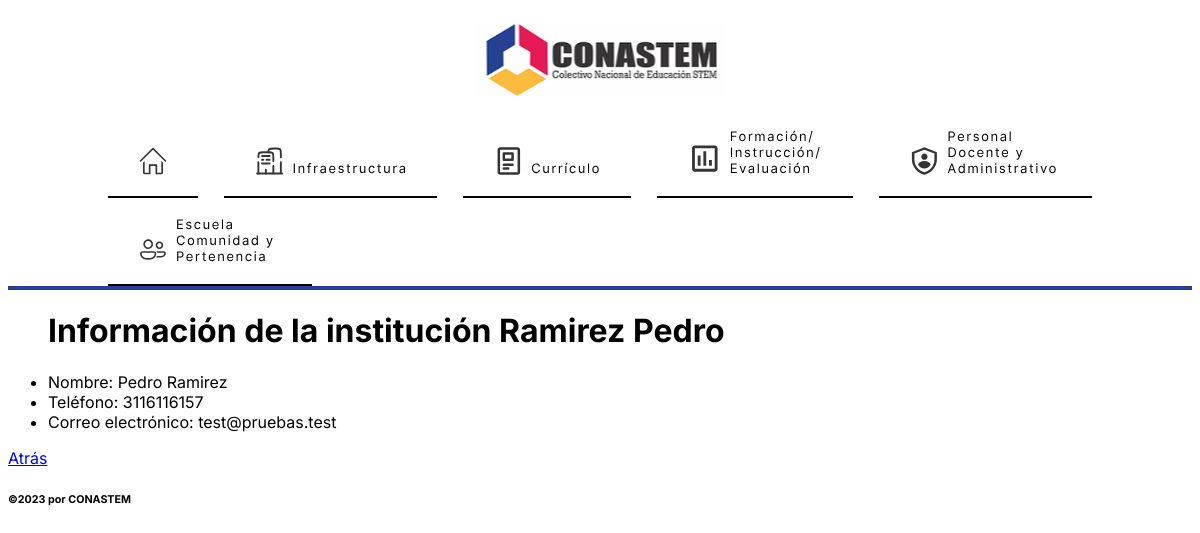
The app's page /database/responsables/1 with its own data.
### DataBase/models/Person_Responsable.py (models this page shows, shortened)
class PersonResponsable (models.Model):
      first_name=models.CharField(max_length=100, help_text="Ingrese primer nombre")
      last_name=models.CharField(max_length=100, help_text="Ingrese primer apellido")
      phone_number=models.CharField(max_length=15, help_text= "+XX XXX XX XX")
      email=models.EmailField(max_length=200)
      def __str__(self):
            return self.last_name +" "+ self.first_name
      class Meta:
            verbose_name = ("Formulario de registro de responsables")
            verbose_name_plural = ("Formulario de registro de responsables")

### DataBase/views/General/views.py (the view)
# urls.py: path("responsables/<int:pk>", views.PersonResponsableDetail .as_view(), name="responsable_detail"),
class PersonResponsableDetail(generic.DetailView):
    model = PersonResponsable
    context_object_name = 'responsable_detail'
    template_name = 'person_responsable_detail.html'

### DataBase/templates/person_responsable_detail.html
{% extends "base_general.html" %}
{%block content%}
<div class= "lista">
    <ul>
        <h1> Información de la institución {{responsable_detail}} </h1>
        <li>Nombre: {{responsable_detail.first_name}} {{responsable_detail.last_name}}</li>
        <li>Teléfono: {{responsable_detail.phone_number}} </li>
        <li>Correo electrónico: {{responsable_detail.email}} </li>
    </ul>
</div>
<div>
    <a href="{%url 'responsable_list'%}"> Atrás </a>
</div>
{%endblock content%}

### DataBase/static/styles.css (style rules this page uses)
* { font-family: Inter; }

### records on screen
PersonResponsable: last_name+first_name "Ramirez Pedro", first_name "Pedro", last_name "Ramirez", phone_number "3116116157", email "test@pruebas.test"
